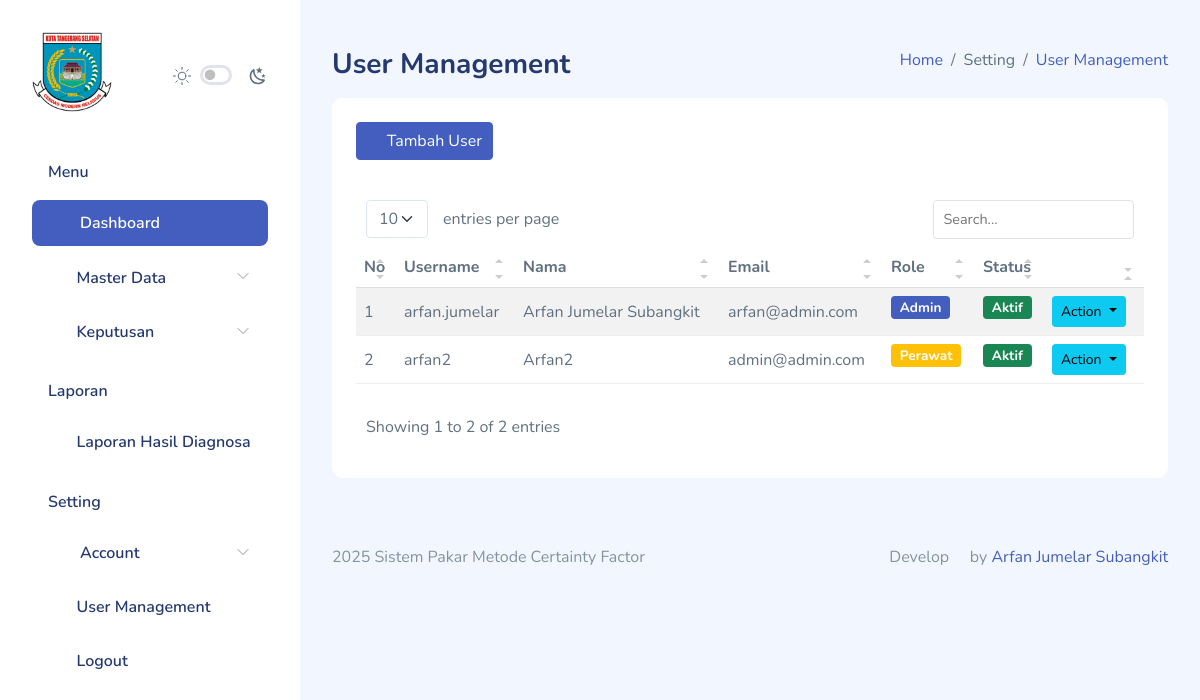
Page /user_management/index.php (signed in) on the earlier database version.
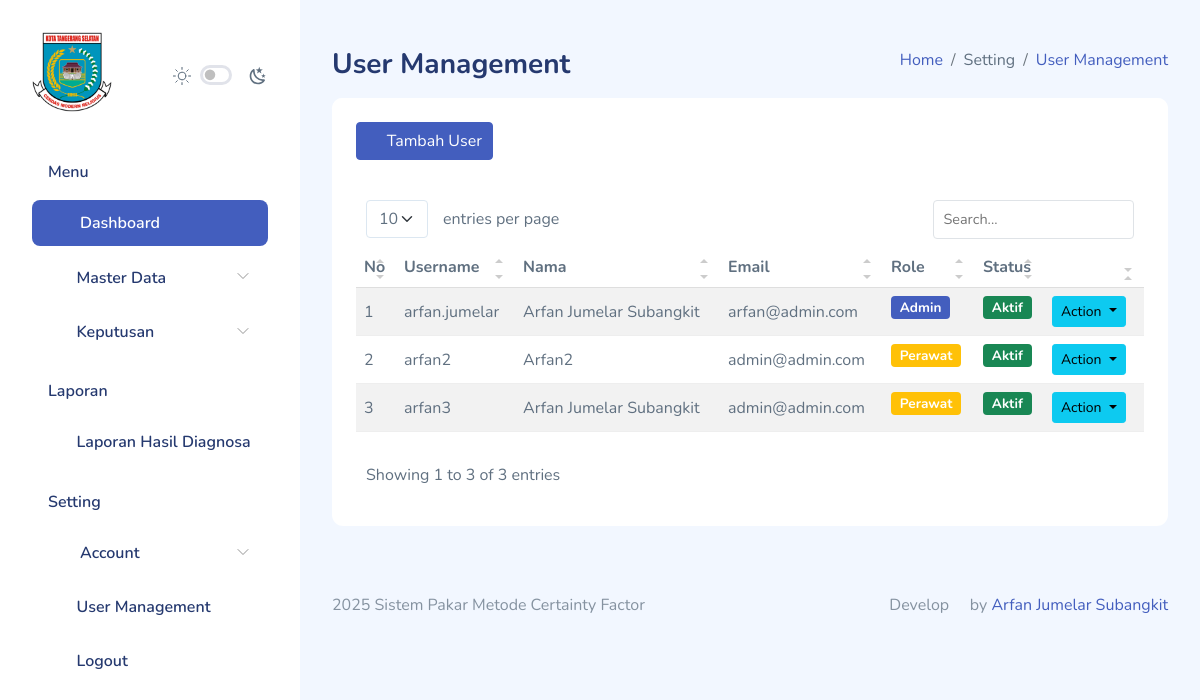
Same page on the later database version.
### tables this page shows
CREATE TABLE `users` (
  `id` int(11) NOT NULL,
  `username` varchar(250) NOT NULL,
  `nama` varchar(250) NOT NULL,
  `email` varchar(250) NOT NULL,
  `password` varchar(250) NOT NULL,
  `role` enum('Admin','Perawat') NOT NULL,
  `status` enum('Aktif','Tidak Aktif') NOT NULL,
  `avatar` varchar(250) NOT NULL,
  `created_at` timestamp NOT NULL DEFAULT current_timestamp(),
  `updated_at` timestamp NULL DEFAULT NULL
);

### functions.php (called while the page is built, shortened)
<?php
$db = mysqli_connect("localhost", "root", "", "dev-arfan");
function query($query)
{
    global $db;
    $result = mysqli_query($db, $query);
    $rows = [];
    if ($result) {
        if (mysqli_num_rows($result) > 0) {
            while ($row = mysqli_fetch_assoc($result)) {
                $rows[] = $row;
            }
        }
    } else {
        echo "Error: " . mysqli_error($db);
    }
    return $rows;
}

### user_management/index.php (the view, shortened to what the changed rows need)
<?php
$users = query("SELECT * FROM users");
?>
<!DOCTYPE html>
<html lang="en">
<head>
    <link rel="stylesheet" href="../assets/extensions/simple-datatables/style.css">
    <link rel="stylesheet" href="../assets/compiled/css/table-datatable.css">
    <link rel="stylesheet" href="../assets/compiled/css/app.css">
    <link rel="stylesheet" href="../assets/compiled/css/app-dark.css">
    <link rel="stylesheet" href="../assets/compiled/css/iconly.css">
    <link rel="stylesheet" href="../assets/extensions/@fortawesome/fontawesome-free/css/all.min.css">
</head>
<body>
    <div id="app">
        <div id="main">
            <div class="page-heading">
                <section class="section">
                    <div class="card">
                        <div class="card-header">
                            <h5 class="card-title">
                            </h5>
                        </div>
                        <div class="card-body">
                            <table class="table table-striped" id="table1">
                                <thead>
                                    <tr>
                                        <th>No</th>
                                        <th>Username</th>
                                        <th>Nama</th>
                                        <th>Email</th>
                                        <th>Role</th>
                                        <th>Status</th>
                                        <th></th>
                                    </tr>
                                </thead>
                                <tbody>
                                    <?php foreach ($users as $i => $u) : ?>
                                        <tr>
                                            <td><?= $i + 1; ?></td>
                                            <td><?= $u["username"]; ?></td>
                                            <td><?= $u["nama"]; ?></td>
                                            <td><?= $u["email"]; ?></td>
                                            <td>
                                                <?php if ($u['role'] == 'Admin') : ?>
                                                    <h6><span class="badge bg-primary"><?= $u['role']; ?></span></h6>
                                                <?php else : ?>
                                                    <h6><span class="badge bg-warning"><?= $u['role']; ?></span></h6>
                                                <?php endif; ?>
                                            </td>
                                            <td>
                                                <?php if ($u['status'] == 'Aktif') : ?>
                                                    <h6><span class="badge bg-success"><?= $u['status']; ?></span></h6>
                                                <?php else : ?>
                                                    <h6><span class="badge bg-danger"><?= $u['status']; ?></span></h6>
                                                <?php endif; ?>
                                            </td>
                                            <td>
                                                <div class="dropdown">
                                                    <button class="btn btn-sm btn-info dropdown-toggle me-1" type="button"
                                                        id="dropdownMenuButton3" data-bs-toggle="dropdown" aria-haspopup="true"
                                                        aria-expanded="false">
                                                        Action
                                                    </button>
                                                </div>
                                            </td>
                                        </tr>
                                    <?php endforeach; ?>
                                </tbody>
                            </table>
                        </div>
                    </div>
                </section>
            </div>
        </div>
    </div>
</body>
</html>

Differences in the rows shown:
added users: username "arfan3", nama "Arfan Jumelar Subangkit", email "admin@admin.com", role "Perawat", status "Aktif"
Other differences:
text written by a page script: "entries per page Showing 1 to 2 of 2 entries" → "entries per page Showing 1 to 3 of 3 entries"
